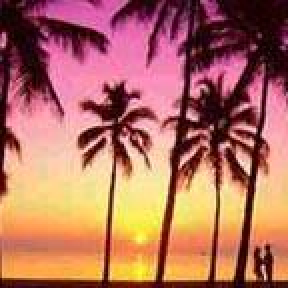
#> input picture images/image1147.jpg, 144 x 144 px (shown 2 times larger)
$ python -i blockhash_far.py   (imports and definitions only)   (older library calls are emulated)
#> lines starting #> are read from the running program, lines starting #| are printed output that depends on the picture
#! /usr/bin/env python
#
# Perceptual image hash calculation tool based on algorithm descibed in
# Block Mean Value Based Image Perceptual Hashing by Bian Yang, Fan Gu and Xiamu Niu
#
# Copyright 2014 Commons Machinery http://commonsmachinery.se/
# Distributed under an MIT license, please see LICENSE in the top dir.

import math
import argparse
import PIL.Image as Image

def median(data):
    data = sorted(data)
    length = len(data)
    if length % 2 == 0:
        return (data[length // 2 - 1] + data[length // 2]) / 2.0
    return data[length // 2]

# [6 lines left out: function total_value_rgba, not called in this run]

def total_value_rgb(im, data, x, y):
    r, g, b = data[y * im.size[0] + x]
    return r + g + b

def translate_blocks_to_bits(blocks, pixels_per_block):
    half_block_value = pixels_per_block * 256 * 3 / 2

    # Compare medians across four horizontal bands
    bandsize = len(blocks) // 4
    for i in range(4):
        m = median(blocks[i * bandsize : (i + 1) * bandsize])
        for j in range(i * bandsize, (i + 1) * bandsize):
            v = blocks[j]

            # Output a 1 if the block is brighter than the median.
            # With images dominated by black or white, the median may
            # end up being 0 or the max value, and thus having a lot
            # of blocks of value equal to the median.  To avoid
            # generating hashes of all zeros or ones, in that case output
            # 0 if the median is in the lower value space, 1 otherwise
            blocks[j] = int(v > m or (abs(v - m) < 1 and m > half_block_value))


def bits_to_hexhash(bits):
    return '{0:0={width}x}'.format(int(''.join([str(x) for x in bits]), 2), width = len(bits) // 4)


def blockhash_even(im, bits):
    if im.mode == 'RGBA':
        total_value = total_value_rgba
    elif im.mode == 'RGB':
        total_value = total_value_rgb
    else:
        raise RuntimeError('Unsupported image mode: {}'.format(im.mode))

    data = im.getdata()
    width, height = im.size
    blocksize_x = width // bits
    blocksize_y = height // bits

    result = []

    for y in range(bits):
        for x in range(bits):
            value = 0

            for iy in range(blocksize_y):
                for ix in range(blocksize_x):
                    cx = x * blocksize_x + ix
                    cy = y * blocksize_y + iy
                    value += total_value(im, data, cx, cy)

            result.append(value)

    translate_blocks_to_bits(result, blocksize_x * blocksize_y)
    return bits_to_hexhash(result)

def blockhash(im, bits):
    if im.mode == 'RGBA':
        total_value = total_value_rgba
    elif im.mode == 'RGB':
        total_value = total_value_rgb
    else:
        raise RuntimeError('Unsupported image mode: {}'.format(im.mode))

    data = im.getdata()
    width, height = im.size

    even_x = width % bits == 0
    even_y = height % bits == 0

    if even_x and even_y:
        return blockhash_even(im, bits)

    blocks = [[0 for col in range(bits)] for row in range(bits)]

    block_width = float(width) / bits
    block_height = float(height) / bits

    for y in range(height):
        if even_y:
            # don't bother dividing y, if the size evenly divides by bits
            block_top = block_bottom = int(y // block_height)
            weight_top, weight_bottom = 1, 0
        else:
            y_frac, y_int = math.modf((y + 1) % block_height)

            weight_top = (1 - y_frac)
            weight_bottom = (y_frac)

            # y_int will be 0 on bottom/right borders and on block boundaries
            if y_int > 0 or (y + 1) == height:
                block_top = block_bottom = int(y // block_height)
            else:
                block_top = int(y // block_height)
                block_bottom = int(-(-y // block_height)) # int(math.ceil(float(y) / block_height))

        for x in range(width):
            value = total_value(im, data, x, y)

            if even_x:
                # don't bother dividing x, if the size evenly divides by bits
                block_left = block_right = int(x // block_width)
                weight_left, weight_right = 1, 0
            else:
                x_frac, x_int = math.modf((x + 1) % block_width)

                weight_left = (1 - x_frac)
                weight_right = (x_frac)

                # x_int will be 0 on bottom/right borders and on block boundaries
                if x_int > 0 or (x + 1) == width:
                    block_left = block_right = int(x // block_width)
                else:
                    block_left = int(x // block_width)
                    block_right = int(-(-x // block_width)) # int(math.ceil(float(x) / block_width))

            # add weighted pixel value to relevant blocks
            blocks[block_top][block_left] += value * weight_top * weight_left
            blocks[block_top][block_right] += value * weight_top * weight_right
            blocks[block_bottom][block_left] += value * weight_bottom * weight_left
            blocks[block_bottom][block_right] += value * weight_bottom * weight_right

    result = [blocks[row][col] for row in range(bits) for col in range(bits)]

    translate_blocks_to_bits(result, block_width * block_height)
    return bits_to_hexhash(result)


def block(image):

    interpolation = Image.ANTIALIAS

    if image.mode == '1' or image.mode == 'L' or image.mode == 'P':
        image = image.convert('RGB')
    elif image.mode == 'LA':
        image = image.convert('RGBA')

    method = blockhash

    size = (256,256)
    image = image.resize(size, interpolation)

    hash = method(image, 8)
    #print(hash)
    bin_hash = format(int(hash, 16), "040b")
    #print(bin_hash)
    return(bin_hash)

# [32 lines left out: function find_similar_images, not called in this run]

# [4 lines not run here, left out]

>>> from PIL import Image
>>> picture = Image.open('images/image1147.jpg')
#> picture is the input picture: PIL image 144x144 RGB; mean R, G, B 178, 111, 95.2
>>> result = block(picture)
#> in block, `image = image.resize(size, interpolation)`:
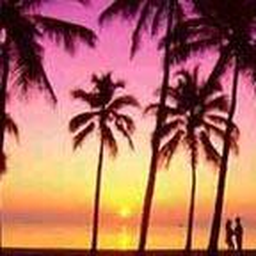
#> image: PIL image 256x256 RGB; mean R, G, B 178, 111, 95.3
